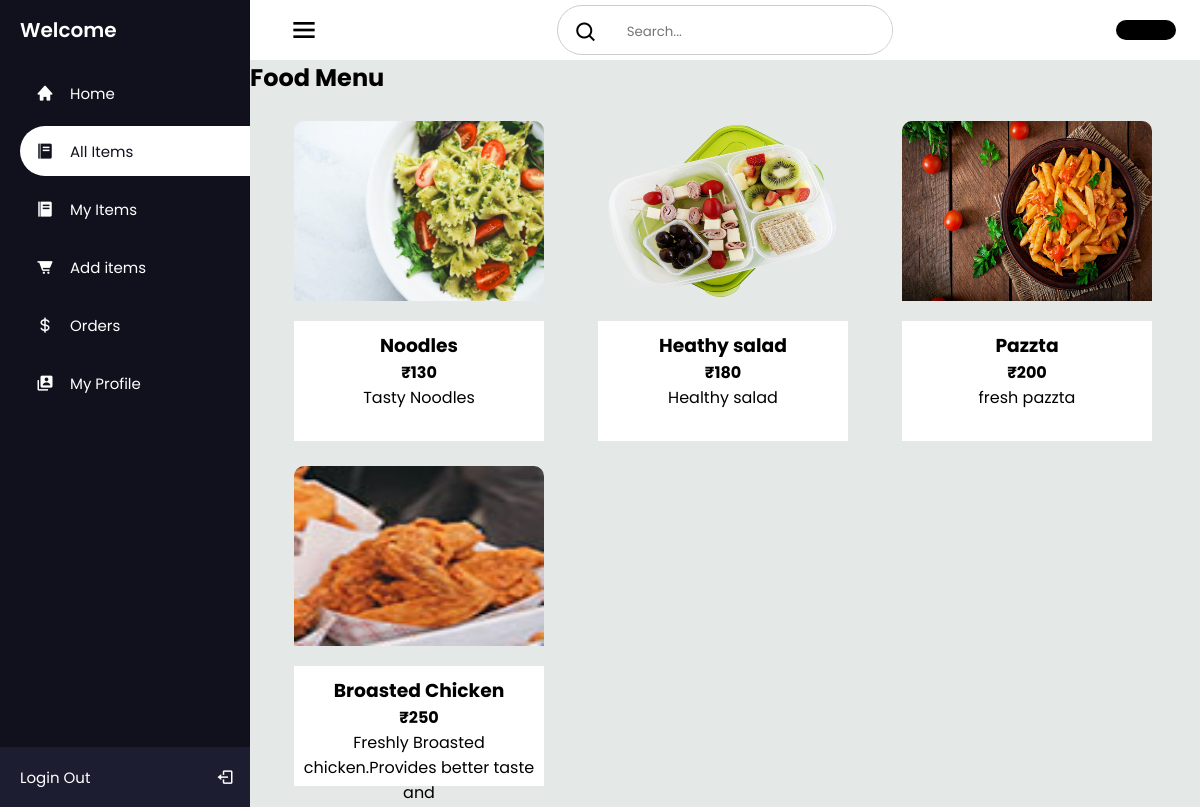
/Chefs/allfoods.php, run on the app's committed database.
### tables this page shows
CREATE TABLE `products` (
  `prdt_id` int(11) NOT NULL,
  `chefs_id` int(11) NOT NULL,
  `prdt_name` varchar(25) NOT NULL,
  `prdt_price` varchar(30) NOT NULL,
  `prdt_image` varchar(500) NOT NULL,
  `prdt_description` varchar(50) NOT NULL,
  `prdt_status` tinyint(4) NOT NULL
);

### Chefs/allfoods.php (the view, shortened to what this page needs)
<?php
    include 'connect.php';
    $sqlb="SELECT * FROM tbl_login WHERE login_id ='". $_SESSION['login_id']."'";
    $resb = mysqli_query($con,$sqlb);
    if($reslt=mysqli_fetch_array($resb))
    {
        $reslt['username'];
    }
?>
<!DOCTYPE html>
<html lang="en">
    <head>
        <link rel="stylesheet" href="css/main.css">
        <link href='https://unpkg.com/boxicons@2.1.1/css/boxicons.min.css' rel='stylesheet'>
        <link href='https://unpkg.com/boxicons@2.0.7/css/boxicons.min.css' rel='stylesheet'>
    </head>
    <body>
    <div class="sidebar">
        <div class="logo_details">
        <div class="logo_name">
            Welcome &nbsp <?php echo $reslt['username']; ?>
        </div>
        </div>
        <ul>
        <li>
            <a href="chefhome.php">
            <i class='bx bxs-home' ></i>
            <span class="links_name">
                Home
            </span>
            </a>
        </li>
        <li>
            <a href="#" class="active">
            <i class='bx bxs-food-menu' ></i>
            <span class="links_name">
                All Items
            </span>
            </a>
        </li>
        <li>
            <a href="myfoods.php">
            <i class='bx bxs-food-menu' ></i>
            <span class="links_name">
                My Items
            </span>
            </a>
        </li>
        <li>
            <a href="addfoods.php">
            <i class='bx bxs-cart-alt'></i>
            <span class="links_name">
                Add items
            </span>
            </a>
        </li>
        <li>
            <a href="ordersforme.php">
            <i class='bx bx-dollar' ></i>
            <span class="links_name">
                Orders
            </span>
            </a>
        </li>
        <li>
            <a href="profile.php">
            <i class='bx bxs-user-account' ></i>
            <span class="links_name">
                My Profile
            </span>
            </a>
        </li>
        <li class="login">
            <a href="../logout.php">
            <span class="links_name login_out">
                Login Out
            </span>
            <i class='bx bx-log-out' id="log_out"></i>
            </a>
        </li>
        </ul>
    </div>
    <section class="home_section">
        <div class="topbar">
            <div class="toggle">
                <i class='bx bx-menu' id="btn"></i>
            </div>
            <div class="search_wrapper">
                <label>
                    <span>
                        <i class='bx bx-search'></i>
                    </span>
                    <input type="search" placeholder="Search...">
                </label>
            </div>
                <div class="user_wrapper">
                </div>
            </div>
        <div class="food-menu">
            <h1>Food Menu<br></h1>
            <div class="cards">
            <?php
                $Selectquery = "SELECT * FROM products WHERE prdt_status='0' ORDER BY prdt_id DESC  ";
                $res=mysqli_query($con,$Selectquery);
                while ($result = mysqli_fetch_array($res))
                {
                    $imageurl="food_images/".$result['prdt_image'];
                ?>
                <div class="fddisplay">
                    <div class="displaycard">
                        <div class="displayimg">
                        <img src= "<?php echo $imageurl ?>">
                        </div>
                        <div class="displaytext">
                            <h3><?php echo $result['prdt_name'];?></h3>
                            <h4>₹<?php echo $result['prdt_price']; ?></h4>
                            <p><?php echo $result['prdt_description']; ?></p>
                        </div>
                    </div>
                </div>
            <?php } ?>
            </div>
        </div>
    </section>
    </body>
</html>

### Chefs/css/main.css (style rules this page uses)
:root { --dark-blue: #11101D; --white-blue: #1D1D31; --white: #fff; --gray: #8390a2; }
* { margin: 0; padding: 0; box-sizing: border-box; font-family: 'Poppins', sans-serif; }
.sidebar { position: fixed; left: 0; top: 0; width: 250px; height: 100%; padding-left: 20px; background: var(--dark-blue); transition: all 0.5s ease; z-index: 99; }
.sidebar .logo_details { position: relative; height: 60px; display: flex; align-items: center; }
.sidebar li { position: relative; margin: 8px 0; list-style: none; }
.sidebar i { position: relative; height: 60px; min-width: 50px; font-size: 28px; line-height: 60px; text-align: center; color: var(--white); }
.sidebar .logo_details .logo_name { font-size: 20px; font-weight: 600; color: var(--white); transition: all 0.5s ease; }
.sidebar ul li a i { position: relative; height: 50px; font-size: 18px; line-height: 50px; }
.sidebar ul li a { width: 100%; height: 100%; display: flex; align-items: center; text-decoration: none; border-radius: 30px 0px 0px 30px; transition: all 0.5s ease; }
.sidebar ul li a .links_name { font-size: 15px; font-weight: 400; color: var(--white); transition: 0.4s; }
.sidebar li.login { position: fixed; width: 250px; height: 60px; left: 0; bottom: -8px; padding: 20px 20px; background: var(--white-blue); transition: all 0.5s ease; }
.sidebar .login #log_out { position: absolute; height: 60px; right: 0; top: 50%; transform: translateY(-50%); line-height: 60px; transition: all 0.5s ease; }
.sidebar li a.active { background: var(--white); }
.sidebar li a.active .links_name, .sidebar li a.active i { color: var(--dark-blue); }
.home_section { position: relative; width: calc(100% - 250px); min-height: 100vh; left: 250px; top: 0; background: #E4E9E7; transition: all 0.5s ease; }
.home_section .topbar { position: relative; width: 100%; height: 60px; display: flex; justify-content: space-between; align-items: center; padding: 1rem 1.5rem; background: var(--white); }
.home_section .topbar .toggle { position: relative; width: 60px; height: 60px; display: flex; justify-content: center; align-items: center; font-size: 2em; cursor: pointer; }
.home_section .topbar .search_wrapper { position: relative; height: 50px; display: flex; align-items: center; border: 1px solid #ccc; border-radius: 30px; overflow-x: hidden; }
.home_section .topbar .search_wrapper input { position: relative; height: 100%; padding: 0.5rem; border: none; outline: none; }
.home_section .topbar .search_wrapper span { display: inline-block; padding: 0rem 1rem; transform: translateY(20%); font-size: 1.5rem; }

### Chefs/allfoods.php (style rules this page uses)
.cards { position: relative; width: 100%; padding: 1rem 1.5rem; display: grid; grid-template-columns: repeat(3, 1fr); grid-gap: 10px; }
.fddisplay { margin:5px 0 5px 10px; display:flex; flex-wrap: wrap; width:36%; }
.displaycard { margin: 5px 10px 0 10px; }
.displayimg { text-align: center; border-radius:10px 10px 0 0; width:180px; border: none; height:200px; margin:0 0 0 0; }
.displayimg img { width: 250px; height: 180px; border-radius:10px 10px 0 0; }
.displaytext { text-align: center; align-items:inline; width: 250px; height: 120px; background-color: white; margin:0 0 0 0; }
.displaytext h3 { padding:10px 0 0 0; }
.user_wrapper { font-weight: bold; color: white; font-size: 20px; background-color:black ; padding: 10px 30px 10px 30px; border-radius: 30px 30px 30px 30px; }

### data on the page
products: prdt_image (picture), prdt_name "Noodles", prdt_price "130", prdt_description "Tasty Noodles"
products: prdt_image (picture), prdt_name "Heathy salad", prdt_price "180", prdt_description "Healthy salad"
products: prdt_image (picture), prdt_name "Pazzta", prdt_price "200", prdt_description "fresh pazzta"
products: prdt_image (picture), prdt_name "Broasted Chicken", prdt_price "250", prdt_description "Freshly Broasted chicken.Provides better taste and"
